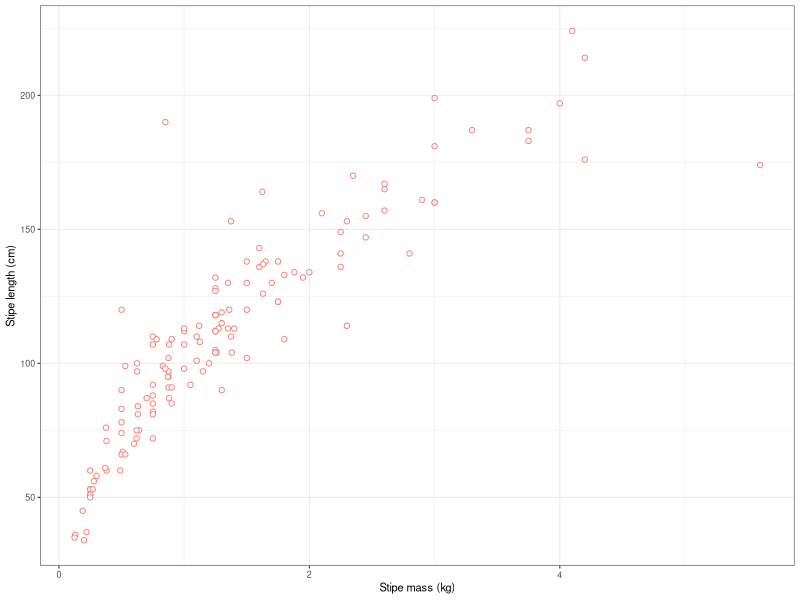

Generate this figure with R:
## ---- chunk 1
knitr::opts_chunk$set(
  comment = "R>", 
  warning = FALSE, 
  message = FALSE,
  fig.width = 4.5,
  fig.height = 2.625,
  out.width = "75%",
  fig.asp = NULL, # control via width/height
  dpi = 300
)

ggplot2::theme_set(
  ggplot2::theme_minimal(base_size = 8)
)
ggplot2::theme_set(
  ggplot2::theme_bw(base_size = 8)
)
## ---- chunk 2
library(tidyverse)
## ---- chunk 3
laminaria <- read_csv(here::here("data", "laminaria.csv"))
## ---- chunk 4
head(laminaria)
## ---- chunk 5
head(laminaria, n = 3)
tail(laminaria, n = 2)
## ---- chunk 6
glimpse(laminaria)
## ---- chunk 7
names(laminaria)
## ---- chunk 8
library(skimr)
skim(iris) # using built-in `iris` data
## ---- chunk 9
#| fig-cap: "Scatterplot of stipe mass vs. stipe length for Laminaria."
ggplot(data = laminaria, aes(x = stipe_mass, y = stipe_length)) +
  geom_point(shape = 21, colour = "salmon", fill = "white") +
  labs(x = "Stipe mass (kg)", y = "Stipe length (cm)")
